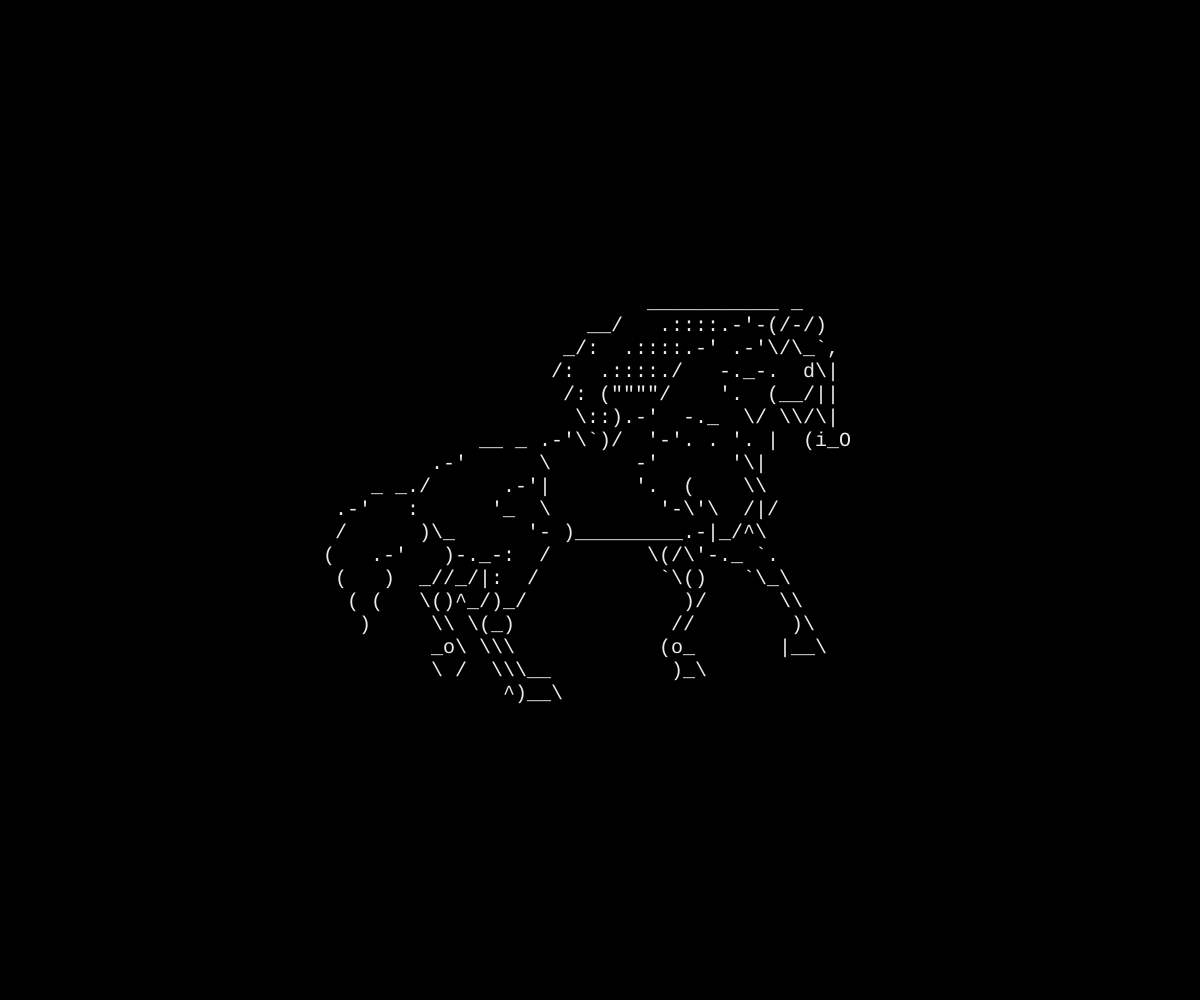
Frame 1 (no input)
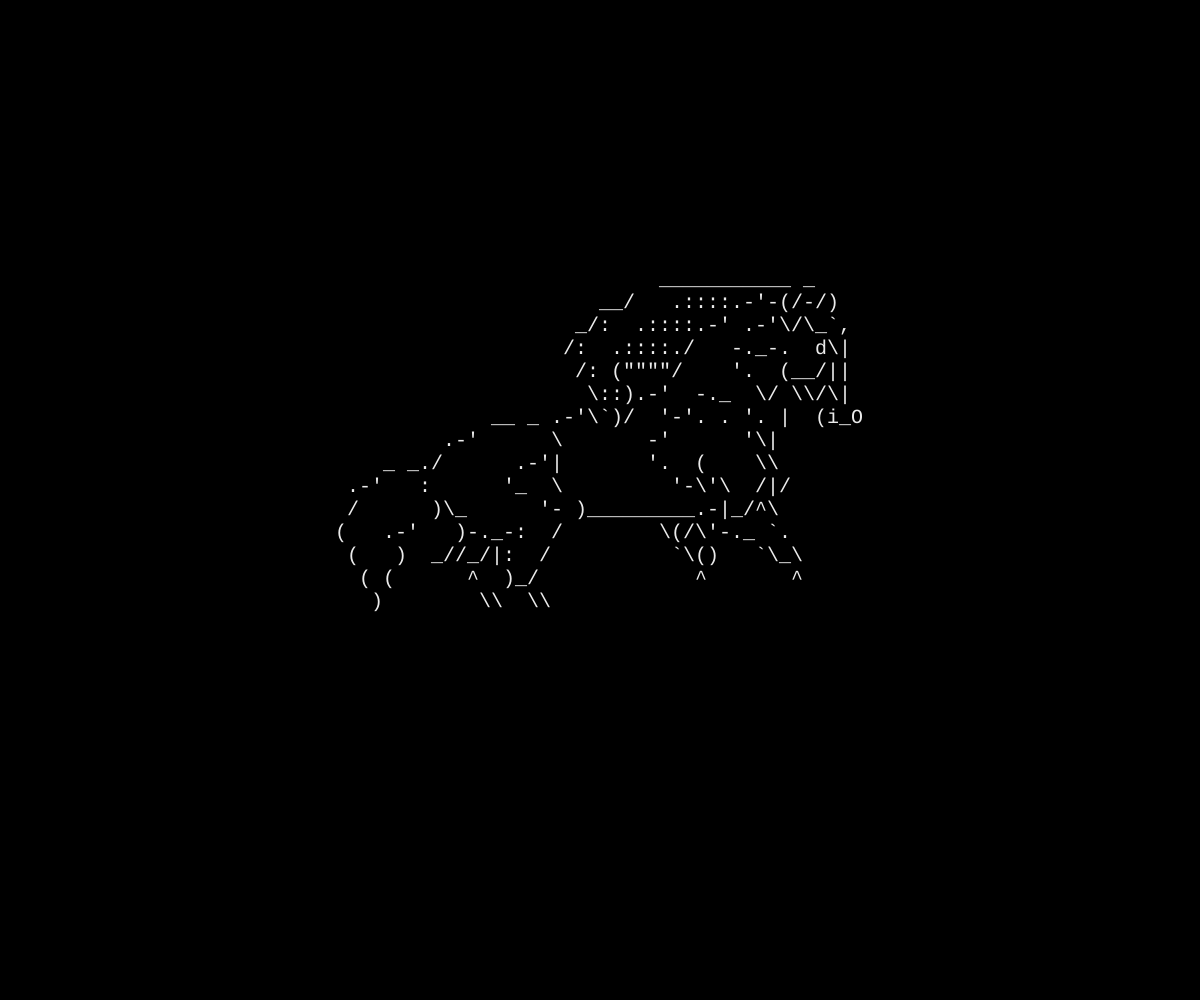
Frame 60 (no input)
Frame 120 (the mouse pressed at the canvas centre since frame 60): identical to frame 1, image omitted

The p5.js sketch that drew these frames (run headless with seeded random() and noise() and a simulated clock; from frame 60 on, the mouse is pressed at the canvas centre):

// p5.js sketch
// ── sketch.js
// p5.js — ASCII static horse (centered, responsive, no animation)

let fpsRun = 10;
let fontPx = 20;
let fontReady = false;

// frames cache for animation
let framesRows = [];
let frameCount = 0;
let frameW = 0;
let frameH = 0;
const runMotionPath = [
  { x: 0, y: 0 },
  { x: 1, y: -1 },
  { x: 2, y: 0 },
  { x: 1, y: 1 },
];



// --- Frames (add more for smoother gait later) ---
const rawFrames = [
`                           ___________ _
                      __/   .::::.-'-(/-/)
                    _/:  .::::.-' .-'\\/\\_\`,
                   /:  .::::./   -._-.  d\\|
                    /: (""""/    '.  (__/||
                     \\::).-'  -._  \\/ \\\\/\\|
             __ _ .-'\\\`)/  '-'. . '. |  (i_O
         .-'      \\       -'      '\\|
    _ _./      .-'|       '.  (    \\\\
 .-'   :      '_  \\         '-\\'\\  /|/
 /      )\\_      '- )_________.-|_/^\\
(   .-'   )-._-:  /        \\(/\\'-._ \`.
 (   )  _//_/|:  /          \`\\()   \`\\_\\
  ( (   \\()^_/)_/             )/      \\\\
   )     \\\\ \\(_)             //        )\\
         _o\\ \\\\\\            (o_       |__\\
         \\ /  \\\\\\__          )_\\
               ^)__\\`,

`                           ___________ _
                      __/   .::::.-'-(/-/)
                    _/:  .::::.-' .-'\\/\\_\`,
                   /:  .::::./   -._-.  d\\|
                    /: (""""/    '.  (__/||
                     \\::).-'  -._  \\/ \\\\/\\|
             __ _ .-'\\\`)/  '-'. . '. |  (i_O
         .-'      \\       -'      '\\|
    _ _./      .-'|       '.  (    \\\\
 .-'   :      '_  \\         '-\\'\\  /|/
 /      )\\_      '- )_________.-|_/^\\
(   .-'   )-._-:  /        \\(/\\'-._ \`.
 (   )  _//_/|:  /          \`\\()   \`\\_\\
  ( (      ^  )_/             ^       ^
   )        \\\\  \\\\`,

`                           ___________ _
                      __/   .::::.-'-(/-/)
                    _/:  .::::.-' .-'\\/\\_\`,
                   /:  .::::./   -._-.  d\\|
                    /: (""""/    '.  (__/||
                     \\::).-'  -._  \\/ \\\\/\\|
             __ _ .-'\\\`)/  '-'. . '. |  (i_O
         .-'      \\       -'      '\\|
    _ _./      .-'|       '.  (    \\\\
 .-'   :      '_  \\         '-\\'\\  /|/
 /      )\\_      '- )_________.-|_/^\\
(   .-'   )-._-:  /        \\(/\\'-._ \`.
 (   )  _//_/|:  /          \`\\()   \`\\_\\
  ( (   \\\\     )_/            \\\\       \\
   )     _o\\   \\\\\\             _o\\      \\
         \\ /    \\\\\\__          \\ /       \\__
               ^)__\\`,

`                           ___________ _
                      __/   .::::.-'-(/-/)
                    _/:  .::::.-' .-'\\/\\_\`,
                   /:  .::::./   -._-.  d\\|
                    /: (""""/    '.  (__/||
                     \\::).-'  -._  \\/ \\\\/\\|
             __ _ .-'\\\`)/  '-'. . '. |  (i_O
         .-'      \\       -'      '\\|
    _ _./      .-'|       '.  (    \\\\
 .-'   :      '_  \\         '-\\'\\  /|/
 /      )\\_      '- )_________.-|_/^\\
(   .-'   )-._-:  /        \\(/\\'-._ \`.
 (   )  _//_/|:  /          \`\\()   \`\\_\\
  ( (   \\()^_/)_/             )/      \\\\
   )     \\\\ \\(_)             //        )\\
         _o\\                  _o\\
         \\ /                  \\ /`
];

function setup() {
  createCanvas(windowWidth, windowHeight);
  pixelDensity(1);
  textAlign(LEFT, TOP);
  noStroke();
  document.fonts.ready.then(() => {
    textFont("JetBrains Mono, monospace");
    fontReady = true;
    buildFrames();
  });
}

function windowResized() {
  resizeCanvas(windowWidth, windowHeight);
}

function draw() {
  background(0);
  // fill(0, 10);
  // rect(0, 0, width, height);

  if (!fontReady) return;

  textSize(fontPx);
  textFont("JetBrains Mono, monospace");
  drawingContext.font = `${textSize()}px "JetBrains Mono", monospace`;
  drawingContext.textBaseline = "top";

  let metrics = measureFrame();
  let lineH = metrics.lineH;
  let blockW = metrics.maxW;
  let blockH = frameH * lineH;

  if (blockW > width || blockH > height) {
    const fit = Math.min(width / blockW, height / blockH);
    textSize(fontPx * fit);
    textFont("JetBrains Mono, monospace");
    drawingContext.font = `${textSize()}px "JetBrains Mono", monospace`;
    metrics = measureFrame();
    lineH = metrics.lineH;
    blockW = metrics.maxW;
    blockH = frameH * lineH;
  }

  const x0 = Math.floor(width * 0.5 - blockW * 0.5);
  const y0 = Math.floor(height * 0.5 - blockH * 0.5);

  textLeading(lineH);

  const t = millis() / 1000;
  const idx = Math.floor(t * fpsRun) % frameCount;
  const rows = framesRows[idx];

  fill(235);
  for (let y = 0; y < frameH; y++) {
    const row = rows[y] ?? "";
    text(row, x0, y0 + y * lineH);
  }
}

function buildFrames() {
  const parsed = rawFrames.map((f) => f.split("\n"));
  frameCount = parsed.length;
  const baseH = Math.max(...parsed.map((rows) => rows.length));
  const baseW = Math.max(...parsed.map((rows) => Math.max(...rows.map((r) => r.length))));

  let minX = Infinity;
  let minY = Infinity;
  let maxX = -Infinity;
  let maxY = -Infinity;
  for (let i = 0; i < frameCount; i++) {
    const m = runMotionPath[i % runMotionPath.length];
    minX = Math.min(minX, m.x);
    minY = Math.min(minY, m.y);
    maxX = Math.max(maxX, m.x);
    maxY = Math.max(maxY, m.y);
  }

  const pad = 1;
  frameW = baseW + (maxX - minX) + pad * 2;
  frameH = baseH + (maxY - minY) + pad * 2;

  framesRows = parsed.map((rows, i) => {
    const m = runMotionPath[i % runMotionPath.length];
    const offX = m.x - minX + pad;
    const offY = m.y - minY + pad;

    const canvas = Array.from({ length: frameH }, () =>
      Array.from({ length: frameW }, () => " ")
    );

    for (let y = 0; y < rows.length; y++) {
      const src = rows[y];
      const yy = y + offY;
      if (yy < 0 || yy >= frameH) continue;
      for (let x = 0; x < src.length; x++) {
        const ch = src[x];
        if (ch === " ") continue;
        const xx = x + offX;
        if (xx < 0 || xx >= frameW) continue;
        canvas[yy][xx] = ch;
      }
    }

    return canvas.map((r) => r.join(""));
  });
}

function measureFrame() {
  const cellW = drawingContext.measureText("M").width;
  let lineH = textAscent() + textDescent();
  const m = drawingContext.measureText("M");
  if (m.actualBoundingBoxAscent !== undefined) {
    const h = m.actualBoundingBoxAscent + m.actualBoundingBoxDescent;
    if (h > lineH) lineH = h;
  }

  const maxW = frameW * cellW;
  return { maxW, lineH };
}
